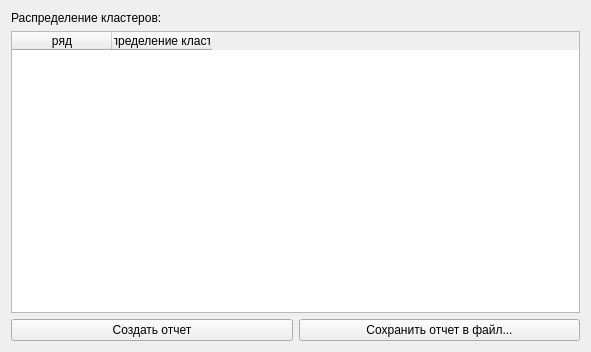
<?xml version="1.0" encoding="UTF-8"?>
<ui version="4.0">
 <class>SplitsClusterisationReport</class>
 <widget class="QWidget" name="SplitsClusterisationReport">
  <property name="geometry">
   <rect>
    <x>0</x>
    <y>0</y>
    <width>591</width>
    <height>352</height>
   </rect>
  </property>
  <property name="windowTitle">
   <string>Form</string>
  </property>
  <layout class="QVBoxLayout" name="verticalLayout">
   <item>
    <layout class="QGridLayout" name="gridLayout">
     <item row="0" column="0" colspan="2">
      <widget class="QLabel" name="commonPartsLabel">
       <property name="text">
        <string>Распределение кластеров:</string>
       </property>
      </widget>
     </item>
     <item row="2" column="0">
      <widget class="QPushButton" name="updateRepButton">
       <property name="text">
        <string>Создать отчет</string>
       </property>
      </widget>
     </item>
     <item row="2" column="1">
      <widget class="QPushButton" name="saveRepButton">
       <property name="text">
        <string>Сохранить отчет в файл...</string>
       </property>
      </widget>
     </item>
     <item row="1" column="0" colspan="2">
      <widget class="QTableWidget" name="clustersRepTableWidget">
       <attribute name="horizontalHeaderShowSortIndicator" stdset="0">
        <bool>false</bool>
       </attribute>
       <column>
        <property name="text">
         <string>ряд</string>
        </property>
       </column>
       <column>
        <property name="text">
         <string>распределение кластров</string>
        </property>
       </column>
      </widget>
     </item>
    </layout>
   </item>
  </layout>
 </widget>
 <resources/>
 <connections/>
</ui>
